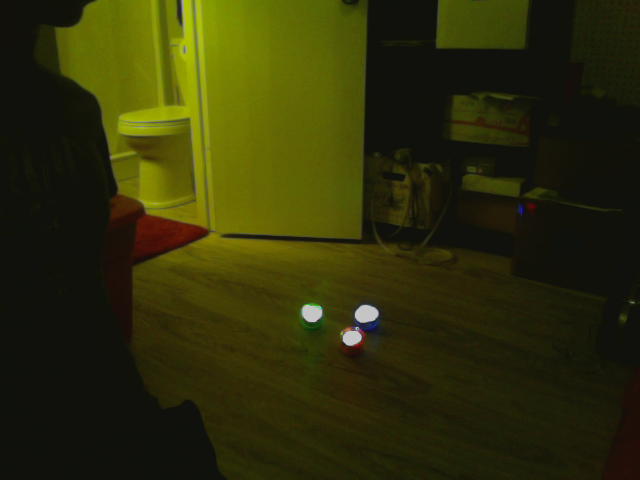
#> input picture image_processing/images/picturs/sphero6.bmp, 640 x 480 px, given in place of sphero6.jpg, which was not available
$ python segmentation_skimage.py
#> lines starting #> are read from the running program, lines starting #| are printed output that depends on the picture; after the words box and inside, x2 and y2 are one past the last pixel; in counts of white or black regions, pixels touching at a corner belong together; pictures that were not available may be replaced by others from this repository, and a replacement may not be noted
import matplotlib.pyplot as plt
import matplotlib.patches as mpatches

from skimage import data, io
from skimage.filters import threshold_otsu
from skimage.segmentation import clear_border
from skimage.measure import label, regionprops
from skimage.morphology import closing, square
from skimage.color import label2rgb, rgb2gray
from skimage.transform import downscale_local_mean

im_file = io.imread("images/sphero6.jpg")
#> im_file is the input picture: shape (480, 640, 3); mean R, G, B 46.5, 46.6, 9.1
#image = data.coins()[50:-50, 50:-50]
# image = scaled[:, :, 0]
im_gray = rgb2gray(im_file)
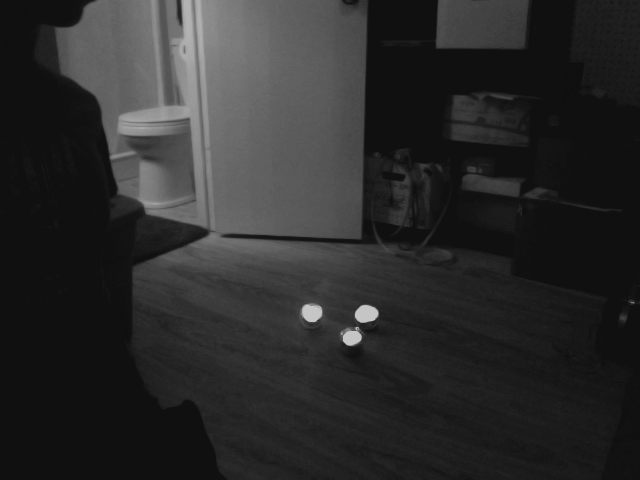
#> im_gray: shape (480, 640) float64; min 0.0495, max 0.789, mean 0.172
image = downscale_local_mean(im_gray, (10, 10))
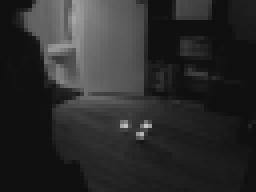
#> image: shape (48, 64) float64 (shown 4 times larger); min 0.0626, max 0.773, mean 0.172
io.imsave("images/sphero6.png", image)

# apply threshold
thresh = threshold_otsu(image)
#> thresh = 0.247
bw = closing(image > thresh, square(5))
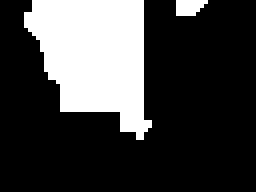
#> bw: shape (48, 64) bool (shown 4 times larger); 25.2% white; 2 white regions, box (x1, y1, x2, y2) and area: (6, 0, 38, 35) 747, (44, 0, 52, 4) 26

# remove artifacts connected to image border
cleared = clear_border(bw)
#> cleared: shape (48, 64) bool; every value is 0

# label image regions
label_image = label(bw)
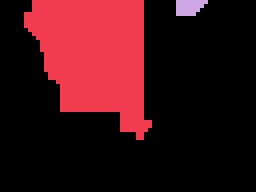
#> label_image: shape (48, 64) int32 (shown 4 times larger); 3 distinct labels, from 0 to 2; one colour per label, 0 black
image_label_overlay = label2rgb(label_image, image=image)
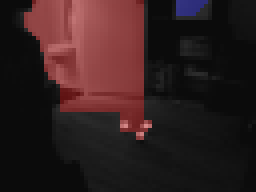
#> image_label_overlay: shape (48, 64, 3) float64 (shown 4 times larger); mean R, G, B 0.193, 0.12, 0.123

fig, ax = plt.subplots(figsize=(10, 6))
ax.imshow(image)#_label_overlay)

for region in regionprops(label_image):
    # take regions with large enough areas
    if region.area >= 100:
        # draw rectangle around segmented coins
        minr, minc, maxr, maxc = region.bbox
        rect = mpatches.Rectangle((minc, minr), maxc - minc, maxr - minr, fill=False, edgecolor='red', linewidth=2)
        ax.add_patch(rect)
#> this loop made 2 passes
#> (minr, minc, maxr, maxc) on pass 1: (0, 6, 35, 38)

ax.set_axis_off()
plt.tight_layout()
plt.savefig("images/sphero_seg6.png")
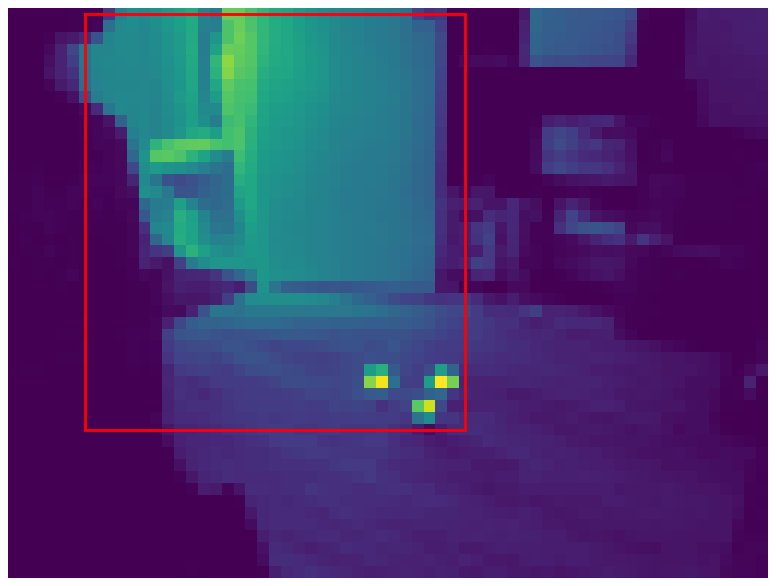
#> figure drawn by matplotlib, 1 panel

$ run again, with image_processing/images/picturs/sphero0.png saved as image_processing/images/picturs/sphero6.bmp
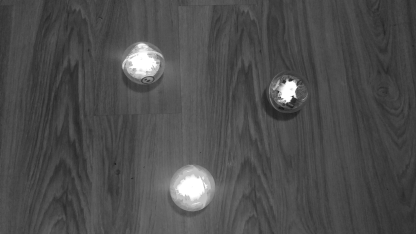
#> input picture image_processing/images/picturs/sphero0.png, 416 x 234 px, given in place of sphero6.jpg, which was not available
#> im_file is the input picture: shape (234, 416) uint16; min 7362, max 65535, mean 19927.1
#> thresh = 32753.1
#> `bw = closing(image > thresh, square(5))`:
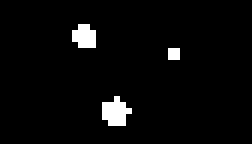
#> bw: shape (24, 42) bool (shown 6 times larger); 3.4% white in thin lines or dots, all inside (x1, y1, x2, y2) = (12, 4, 30, 21)
#> `label_image = label(bw)`:
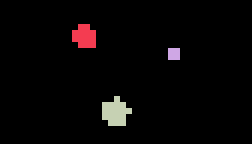
#> label_image: shape (24, 42) int32 (shown 6 times larger); 4 distinct labels, from 0 to 3; one colour per label, 0 black
#> the loop `for region in regionprops(label_image):` made 3 passes

$ run again, with image_processing/images/picturs/sphero1.png saved as image_processing/images/picturs/sphero6.bmp
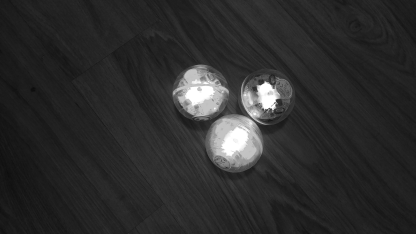
#> input picture image_processing/images/picturs/sphero1.png, 416 x 234 px, given in place of sphero6.jpg, which was not available
#> im_file is the input picture: shape (234, 416) uint16; min 3449, max 65535, mean 11665.3
#> `image = downscale_local_mean(im_gray, (10, 10))`:
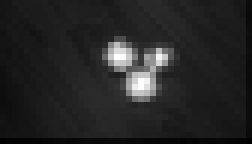
#> image: shape (24, 42) float64 (shown 6 times larger); min 1746.6, max 65051.7, mean 11265.3; drawn with min black and max white
#> thresh = 27340.7
#> `bw = closing(image > thresh, square(5))`:
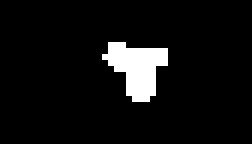
#> bw: shape (24, 42) bool (shown 6 times larger); 6.3% white; 1 white region, box (x1, y1, x2, y2) and area: (17, 7, 28, 17) 64
#> the loop `for region in regionprops(label_image):` made 1 pass

$ run again, with image_processing/images/picturs/sphero2.png saved as image_processing/images/picturs/sphero6.bmp
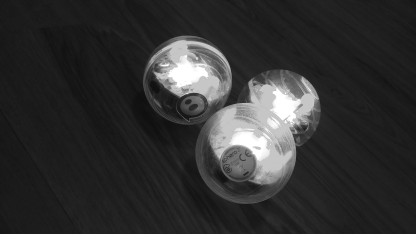
#> input picture image_processing/images/picturs/sphero2.png, 416 x 234 px, given in place of sphero6.jpg, which was not available
#> im_file is the input picture: shape (234, 416) uint16; min 3901, max 65535, mean 12682
#> thresh = 25655
#> `bw = closing(image > thresh, square(5))`:
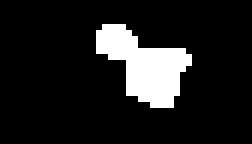
#> bw: shape (24, 42) bool (shown 6 times larger); 11.9% white; 1 white region, box (x1, y1, x2, y2) and area: (16, 4, 32, 18) 120
#> the loop `for region in regionprops(label_image):` made 1 pass
#> (minr, minc, maxr, maxc) on pass 1: (4, 16, 18, 32)
#> `plt.savefig("images/sphero_seg6.png")`:
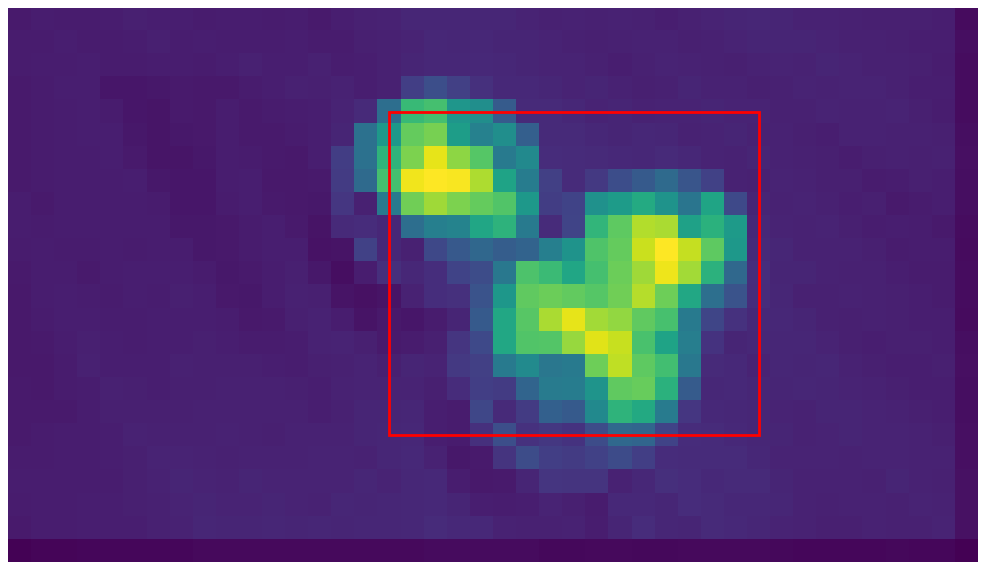
#> figure drawn by matplotlib, 1 panel
